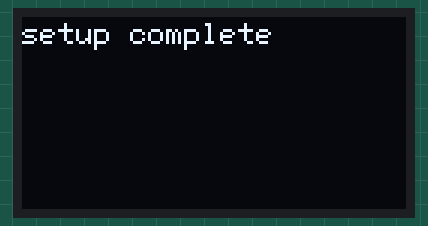
This sketch was run on a simulated ESP32. On the bench: 128×64 one-colour display. Random numbers use the default seed unless the sketch sets one.

Above: at 0.1 s.
At 1.24 s:
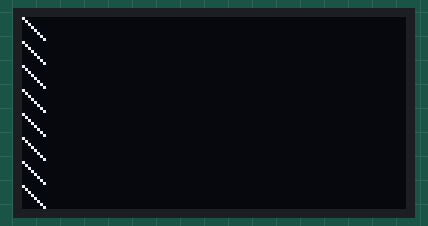
At 6.53 s:
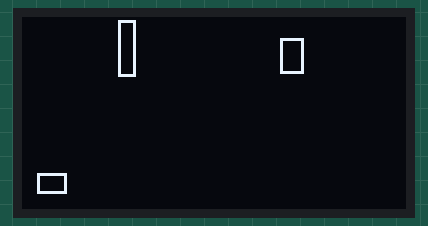
At 11.9 s:
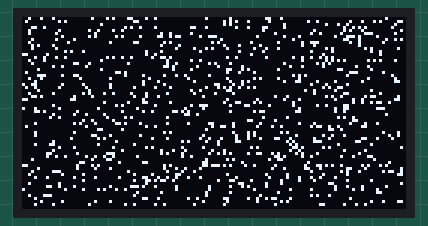
At 22.15 s:
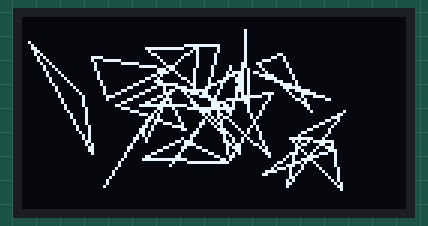
At 34.4 s:
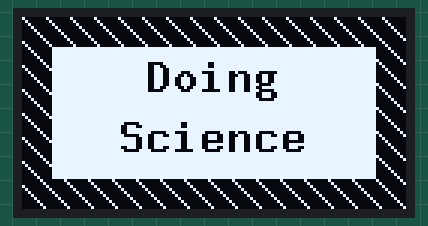

The sketch:

heltec_esp32_oled_disp_test.ino
```cpp
// (licence header left out)
#include <U8g2lib.h>
U8G2_SSD1306_128X64_NONAME_F_SW_I2C u8g2(U8G2_R0, /* clock=*/ 15, /* data=*/ 4, /* reset=*/ 16);

const uint8_t stripe[] = {
  B10000000,
  B01000000,
  B00100000,
  B00010000,
  B00001000,
  B00000100,
  B00000010,
  B00000001
};

void setup() {
  u8g2.begin();
  u8g2_set_default_settings();
  u8g2.drawStr(0, 0, "setup complete");
  u8g2.sendBuffer();
  delay(1000);
}

void loop() {

  //draw splash screen
  u8g2.clearBuffer();
  for (int indx = 0; indx < 128; indx += 8) {
    for (int indy = 0; indy < 64; indy += 8) {
      u8g2.drawBitmap( indx, indy, 1, 8, stripe); //tile bitmap
    }
    u8g2.sendBuffer();
    delay(10);
  }
  u8g2.drawBox(10, 10, 108, 44);
  u8g2.sendBuffer();
  delay(10);
  u8g2.setFont(u8g2_font_9x18B_mf); // fairly small font
  u8g2.setDrawColor(0); //inverted
  const char str_doing[]   = "Doing";
  const char str_science[] = "Science";
  u8g2.drawStr(((128 - ((sizeof(str_doing) - 1) * 9)) / 2), 13, str_doing);
  u8g2.drawStr(((128 - ((sizeof(str_science) - 1) * 9)) / 2), 33, str_science);
  u8g2.sendBuffer();
  u8g2_set_default_settings();
  delay(2000);

  //draw random circles
  u8g2.clearBuffer();
  for (int ind = 0; ind < 20; ind++) {
    unsigned char x0  = random(127);
    unsigned char y0  = random(63);
    unsigned char rad = random(5, 24);
    u8g2.drawCircle(x0, y0, rad);
    u8g2.sendBuffer();
    delay(100);
  }

  //draw random rectangles
  u8g2.clearBuffer();
  for (int ind = 0; ind < 20; ind++) {
    unsigned char x = random(127);
    unsigned char y = random(63);
    unsigned char w = random(5, 24);
    unsigned char h = random(5, 24);
    u8g2.drawFrame(x, y, w, h);
    u8g2.sendBuffer();
    delay(100);
  }

  //draw random triangles
  u8g2.clearBuffer();
  for (int ind = 0; ind < 20; ind++) {
    unsigned char x0 = random(20, 127 - 20);
    unsigned char y0 = random(20, 63 - 20);
    unsigned char x1 = random(x0 - 20, x0 + 20);
    unsigned char y1 = random(y0 - 20, y0 + 20);
    unsigned char x2 = random(x0 - 20, x0 + 20);
    unsigned char y2 = random(y0 - 20, y0 + 20);
    u8g2.drawLine(x0, y0, x1, y1);
    u8g2.drawLine(x1, y1, x2, y2);
    u8g2.drawLine(x0, y0, x2, y2);
    u8g2.sendBuffer();
    delay(100);
  }

  //draw random pixels
  u8g2.clearBuffer();
  for (int ind1 = 0; ind1 < 20; ind1++) {
    for (int ind2 = 0; ind2 < 64; ind2++) {
      unsigned char x = random(127);
      unsigned char y = random(63);
      u8g2.drawPixel(x, y);
    }
    u8g2.sendBuffer();
    delay(10);
  }
}

void u8g2_set_default_settings() {
  u8g2.setFont(u8g2_font_6x12_mf); // fairly small font
  u8g2.setFontRefHeightExtendedText();
  u8g2.setDrawColor(1); // normal, not inverted
  u8g2.setFontPosTop(); // x,y is at top of font
  u8g2.setFontDirection(0); // not rotated
}
```

Measured:
- what the display in image 5 shows lasts 2.0 s, from 34.3 s to 36.3 s
